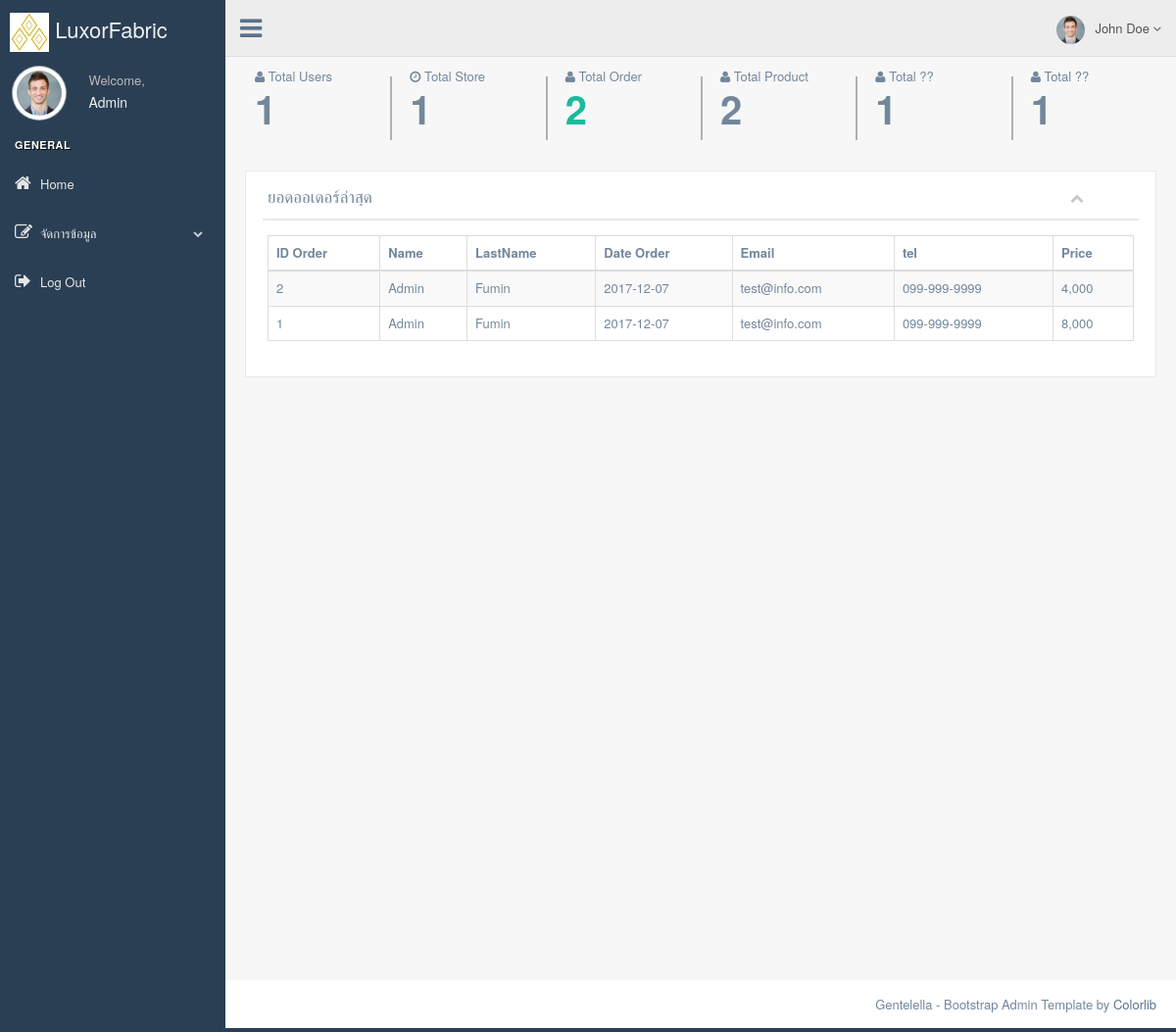
The app's page /Admin/index.php (signed in), older data.
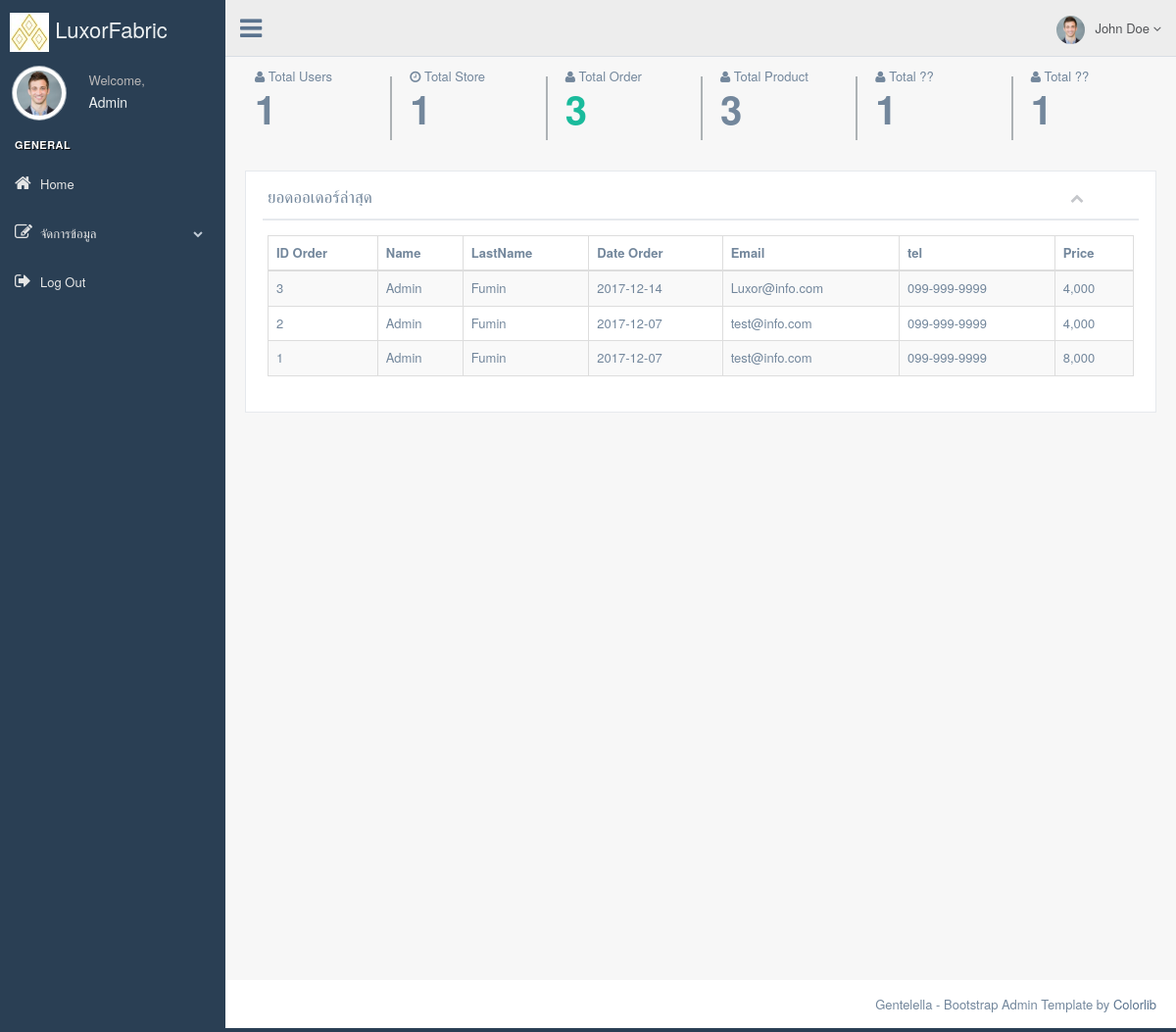
The same page, newer data.
### tables this page shows
CREATE TABLE `order_product` (
  `id_order` int(11) NOT NULL,
  `id_user` int(11) NOT NULL,
  `Date_order` date NOT NULL,
  `Tax` varchar(5) NOT NULL,
  `Name` varchar(100) NOT NULL,
  `LastName` varchar(100) NOT NULL,
  `Tel` varchar(30) NOT NULL,
  `Address` varchar(255) NOT NULL,
  `Zip` varchar(10) NOT NULL,
  `Send_email_order` varchar(100) NOT NULL,
  `Totalprice` int(11) NOT NULL
);

CREATE TABLE `user_member` (
  `id_user` int(11) NOT NULL,
  `Name` varchar(100) NOT NULL,
  `LastName` varchar(100) NOT NULL,
  `Email` varchar(100) NOT NULL,
  `Tel` varchar(30) NOT NULL,
  `Address` varchar(255) NOT NULL,
  `City` varchar(100) NOT NULL,
  `State` varchar(100) NOT NULL,
  `Country` varchar(100) NOT NULL,
  `Zip` varchar(10) NOT NULL,
  `Password` varchar(255) NOT NULL
);

### Admin/tableDashbord.php (the view, shortened to what this page needs)
<div class="row tile_count">
            <?php
                $selecttotaluser = "SELECT COUNT(`id_user`) countitem FROM `User_member`";
                $queryttotaluser = mysqli_query($connect,$selecttotaluser);
                $rowttotaluser = mysqli_fetch_array($queryttotaluser);
                $selecttotalstore = "SELECT COUNT(`id_store`) countitem FROM `Store`";
                $queryttotalstore = mysqli_query($connect,$selecttotalstore);
                $rowtotalstore = mysqli_fetch_array($queryttotalstore);
                $selecttotalorder = "SELECT COUNT(`id_order`) countitem FROM `Order_product`";
                $queryttotalorder = mysqli_query($connect,$selecttotalorder);
                $rowtotalorder = mysqli_fetch_array($queryttotalorder);
                $selecttotalproduct = "SELECT COUNT(`id_product`) countitem FROM `Product`";
                $querytotalproduct = mysqli_query($connect,$selecttotalproduct);
                $rowtotalproduct = mysqli_fetch_array($querytotalproduct);
            ?>
            <div class="col-md-2 col-sm-4 col-xs-6 tile_stats_count">
                <span class="count_top"><i class="fa fa-user"></i> Total Users</span>
                <div class="count"><?php echo $rowttotaluser['countitem']; ?></div>
            </div>
            <div class="col-md-2 col-sm-4 col-xs-6 tile_stats_count">
                <span class="count_top"><i class="fa fa-clock-o"></i> Total Store</span>
                <div class="count"><?php echo $rowtotalstore['countitem']; ?></div>
            </div>
            <div class="col-md-2 col-sm-4 col-xs-6 tile_stats_count">
                <span class="count_top"><i class="fa fa-user"></i> Total Order</span>
                <div class="count green"><?php echo $rowtotalorder['countitem']; ?></div>
            </div>
            <div class="col-md-2 col-sm-4 col-xs-6 tile_stats_count">
                <span class="count_top"><i class="fa fa-user"></i> Total Product</span>
                <div class="count"><?php echo $rowtotalproduct['countitem']; ?></div>
            </div>
            <div class="col-md-2 col-sm-4 col-xs-6 tile_stats_count">
                <span class="count_top"><i class="fa fa-user"></i> Total ??</span>
                <div class="count"><?php echo $rowttotaluser['countitem']; ?></div>
            </div>
            <div class="col-md-2 col-sm-4 col-xs-6 tile_stats_count">
                <span class="count_top"><i class="fa fa-user"></i> Total ??</span>
                <div class="count"><?php echo $rowttotaluser['countitem']; ?></div>
            </div>
        </div>
    <div class="row">
        <div class="col-md-12 col-sm-12 col-xs-12">
            <div class="x_panel">
                <div class="x_title">
                    <h2>ยอดออเดอร์ล่าสุด</h2>
                    <ul class="nav navbar-right panel_toolbox">
                        <li>
                            <a class="collapse-link"><i class="fa fa-chevron-up"></i></a>
                        </li>
                    </ul>
                <div class="clearfix"></div>
            </div>
            <div class="x_content">
                <table id="datatable-responsive" class="table table-striped table-bordered dt-responsive nowrap" cellspacing="0" width="100%">
                    <thead>
                        <tr>
                            <th>ID Order</th>
                            <th>Name</th>
                            <th>LastName</th>
                            <th>Date Order</th>
                            <th>Email</th>
                            <th>tel</th>
                            <th>Price</th>
                        </tr>
                    </thead>
                    <tbody>
                    <?php
                        $select = "SELECT * FROM `Order_product` op
                                    INNER JOIN User_member um ON um.id_user = op.id_user
                                    Order By op.id_order desc;";
                        $query = mysqli_query($connect,$select);
                        if(mysqli_num_rows($query) > 0){
                            while($row = mysqli_fetch_array($query)){
                            ?>
                            <tr>
                                <td><?php echo $row['id_order']; ?></td>
                                <td><?php echo $row['Name']; ?></td>
                                <td><?php echo $row['LastName']; ?></td>
                                <td><?php echo $row['Date_order']; ?></td>
                                <td><?php echo $row['Send_email_order']; ?></td>
                                <td><?php echo $row['Tel']; ?></td>
                                <td><?php echo number_format($row['Totalprice']); ?></td>
                            </tr>
                        <?php
                            }
                        }
                    ?>
                    </tbody>
                </table>
            </div>
        </div>
      </div>

### Admin/index.php (shortened to what this page needs)
<!DOCTYPE html>
<html>
  <head>
    <link href="./vendors/bootstrap/dist/css/bootstrap.min.css" rel="stylesheet">
    <link href="./vendors/font-awesome/css/font-awesome.min.css" rel="stylesheet">
    <link href="./vendors/nprogress/nprogress.css" rel="stylesheet">
    <link href="./vendors/iCheck/skins/flat/green.css" rel="stylesheet">
    <link href="./vendors/google-code-prettify/bin/prettify.min.css" rel="stylesheet">
    <link href="./vendors/switchery/dist/switchery.min.css" rel="stylesheet">
    <link href="./vendors/starrr/dist/starrr.css" rel="stylesheet">
    <link href="./vendors/select2/dist/css/select2.min.css" rel="stylesheet">
    <link href="./vendors/datatables.net-bs/css/dataTables.bootstrap.min.css" rel="stylesheet">
    <link href="./vendors/datatables.net-buttons-bs/css/buttons.bootstrap.min.css" rel="stylesheet">
    <link href="./vendors/datatables.net-fixedheader-bs/css/fixedHeader.bootstrap.min.css" rel="stylesheet">
    <link href="./vendors/datatables.net-responsive-bs/css/responsive.bootstrap.min.css" rel="stylesheet">
    <link href="./vendors/datatables.net-scroller-bs/css/scroller.bootstrap.min.css" rel="stylesheet">
    <link href="./vendors/bootstrap-progressbar/css/bootstrap-progressbar-3.3.4.min.css" rel="stylesheet">
    <link href="./vendors/jqvmap/dist/jqvmap.min.css" rel="stylesheet"/>
    <link href="./vendors/sweetalert/sweetalert2.min.css" rel="stylesheet"/>
    <link href="./vendors/bootstrap-daterangepicker/daterangepicker.css" rel="stylesheet">
    <link href="./build/css/custom.css" rel="stylesheet">
  </head>
    <?php
    include "./CodeBack/connectdb.php";
    ?>
  <body class="nav-md">
    <div class="container body">
        <div class="main_container">
            <?php include "menubar.php" ?>
            <?php include "navbar.php" ?>
            <div class="right_col" role="main">
                <?php
                    if(!empty($_GET['link']) && $_GET['link'] == "listRegisterStore"){
                        include "./ListRegisterStore.php";
                    } else if(!empty($_GET['link']) && $_GET['link'] == "liststore"){
                        include "./tableListStore.php";
                    }else if(!empty($_GET['link']) && $_GET['link'] == "insertstore"){
                        include "./insertstore.php";
                    }else if(!empty($_GET['link']) && $_GET['link'] == "insertproduct" && !empty($_GET['idstore'])){
                        include "./insertproduct.php";
                    }else if(!empty($_GET['link']) && $_GET['link'] == "editstore" && !empty($_GET['idstore'])){
                        include "./Editstore.php";
                    }else if(!empty($_GET['link']) && $_GET['link'] == "editproduct" && !empty($_GET['idproduct'])){
                        include "./Editproduct.php";
                    }else if(!empty($_GET['link']) && $_GET['link'] == "infoorder" && !empty($_GET['idorder'])){
                        include "./infoorder.php";
                    }else{
                ?>
                <?php
                    include "tableDashbord.php";
                }
                ?>
            </div>
        </div>
    </div>
        <footer>
          <div class="pull-right">
            Gentelella - Bootstrap Admin Template by <a href="https://colorlib.com">Colorlib</a>
          </div>
          <div class="clearfix"></div>
        </footer>
  </body>
</html>

### Admin/menubar.php (shortened to what this page needs)
<div class="col-md-3 left_col">
          <div class="left_col scroll-view">
            <div class="navbar nav_title" style="border: 0;">
              <a href="index.php" class="site_title"><img src="./images/Logo.jpg"> <span>LuxorFabric</span></a>
            </div>
            <div class="profile clearfix">
              <div class="profile_pic">
                <img src="images/img.jpg" alt="..." class="img-circle profile_img">
              </div>
              <div class="profile_info">
                <span>Welcome,</span>
                <h2><?php echo $_SESSION['Admin_user_name']; ?></h2>
              </div>
            </div>
            <br />
<div id="sidebar-menu" class="main_menu_side hidden-print main_menu">
  <div class="menu_section">
    <h3>General</h3>
    <ul class="nav side-menu">
      <li>
        <a href="index.php"><i class="fa fa-home"></i>Home</a>
      </li>
      <li><a><i class="fa fa-edit"></i>จัดการข้อมูล<span class="fa fa-chevron-down"></span></a>
      </li>
      <li>
        <a href="logout.php"><i class="fa fa-sign-out"></i>Log Out</a>
      </li>
    </ul>
    </div>
</div>
          </div>
        </div>

### Admin/navbar.php (shortened to what this page needs)
<div class="top_nav">
         <div class="nav_menu">
           <nav>
             <div class="nav toggle">
               <a id="menu_toggle"><i class="fa fa-bars"></i></a>
             </div>
             <ul class="nav navbar-nav navbar-right">
               <li class="">
                 <a href="javascript:;" class="user-profile dropdown-toggle" data-toggle="dropdown" aria-expanded="false">
                   <img src="images/img.jpg" alt="">John Doe
                   <span class=" fa fa-angle-down"></span>
                 </a>
               </li>
             </ul>
           </nav>
         </div>
       </div>

Row changes from the older to the newer data that the page shows:
added order_product: id_order "3", id_user.Name "Admin", id_user.LastName "Fumin", Date_order "2017-12-14", Send_email_order "Luxor@info.com", id_user.Tel "099-999-9999", Totalprice "4,000"
Text that changed along with them:
$rowtotalorder['countitem']: "2" → "3"
$rowtotalproduct['countitem']: "2" → "3"
